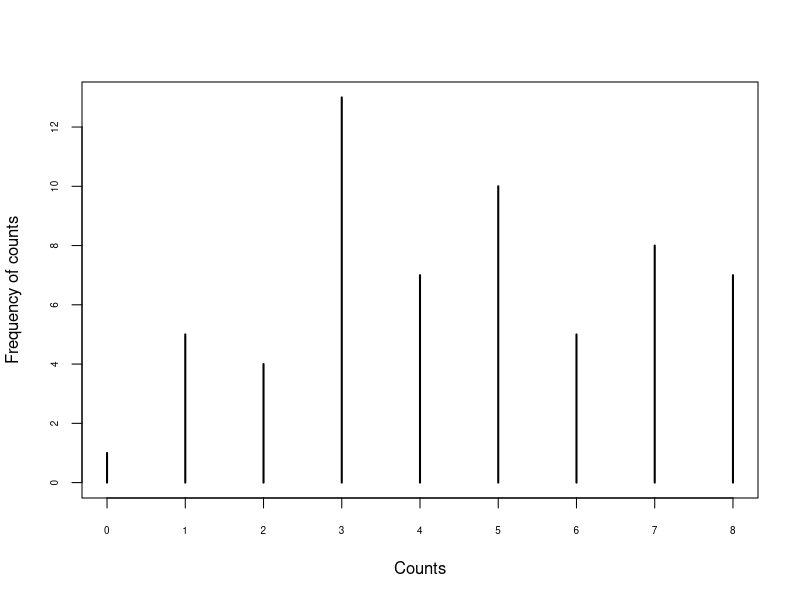
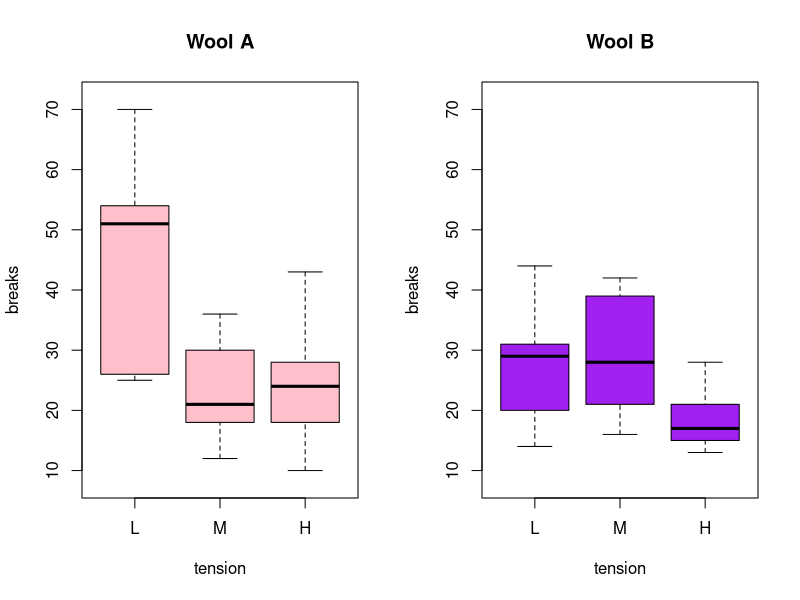

Generate these figures, in order, with R:
## ---- chunk 1
knitr::opts_chunk$set(echo = TRUE)
## ---- chunk 2
PD<-rpois(60, lambda = 5)
PD
data<-table(PD)
## ---- chunk 3
plot(data,cex.axis=0.6,xlab="Counts",ylab="Frequency of counts")
## ---- chunk 4
WPData<-as.data.frame(warpbreaks)
str(WPData)
summary(WPData)
# fix(WPData)
## ---- chunk 5
par(mfrow = c(1, 2))
plot(breaks ~ tension, data = WPData, col = "pink",
     varwidth = TRUE, subset = wool == "A", main = "Wool A",ylim=c(8,72))
plot(breaks ~ tension, data = warpbreaks, col = "purple",
     varwidth = TRUE, subset = wool == "B", main = "Wool B",ylim=c(8,72))

## ---- chunk 6
dim(WPData)
train.indices= sample(nrow(WPData),round(0.75*nrow(WPData)),replace=FALSE)
train.set=WPData[train.indices,]
test.set=WPData[-train.indices,]
# fix(test.set)
## ---- chunk 7
pr.fit1 <- glm(breaks ~ wool+tension, data = train.set, family=poisson)
pr.fit1
exp(coef(pr.fit1))
exp(confint(pr.fit1))
## ---- chunk 8
Coef1<-coef(pr.fit1)
Coef1[2]
exp(Coef1[2])
summary(pr.fit1)
deviance(pr.fit1)/df.residual(pr.fit1)
## ---- chunk 9
pr.fit2=glm(breaks~wool*tension, data = train.set, family=poisson)
pr.fit2
exp(coef(pr.fit2))
exp(confint(pr.fit2))

summary(pr.fit2)

deviance(pr.fit2)/df.residual(pr.fit2)
